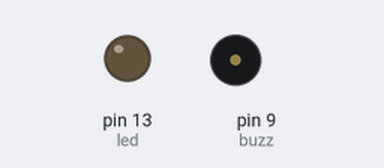
The sketch below on a simulated Arduino Uno, built with avr-gcc and run on an emulated ATmega328P. On the bench: output pins drawn as LEDs (lit = HIGH), buzzer (waves = sounding).

Above: at 0.1 s.
Timing chart, 0 to 40.0 s (numbered marks = the images above):
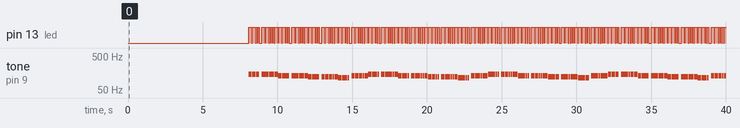

Measured:
- by itself, tone on pin 9 (buzz): plays 146 Hz for 0.23 s, 146 Hz for 0.23 s, 146 Hz for 0.11 s, 146 Hz for 0.11 s, 146 Hz for 0.23 s, 146 Hz for 0.23 s … (160 notes in this stretch)

The sketch:

megalovania_piezo_4.ino
```cpp
// Based on score by https://musescore.com/jestermusician/undertale_megalovania
// Program written by Peter Schaedler, 2016

#define buzz 9
#define led 13
#define beat 500 // = 60 s / 120 bpm * 1000 ms

#define cnat 16.35
#define csharp 17.32
#define dnat 18.35
#define eb 19.45
#define enat 20.60
#define fnat 21.83
#define fsharp 23.12
#define gnat 24.50
#define gsharp 25.96
#define anat 27.50
#define bb 29.14
#define bnat 30.87

#define oct(note, octave) note * pow(2, octave)

void setup() {
  pinMode(led, OUTPUT);
}

void loop() {
  // Measure 1
  rest(16.125); // extra .125 for latency

  // 5
  play(dnat, 3, .5);
  play(dnat, 3, .5);
  play(dnat, 3, .25);
  play(dnat, 3, .25);
  rest(.25);
  play(dnat, 3, .5);
  play(dnat, 3, .5);
  play(dnat, 3, .25);
  play(dnat, 3, .25);
  play(dnat, 3, .25);
  play(dnat, 3, .5);

  play(cnat, 3, .5);
  play(cnat, 3, .5);
  play(cnat, 3, .25);
  play(cnat, 3, .25);
  rest(.25);
  play(cnat, 3, .5);
  play(cnat, 3, .5);
  play(cnat, 3, .25);
  play(cnat, 3, .25);
  play(cnat, 3, .25);
  play(cnat, 3, .5);

  play(bnat, 2, .5);
  play(bnat, 2, .5);
  play(bnat, 2, .25);
  play(bnat, 2, .25);
  rest(.25);
  play(bnat, 2, .5);
  play(bnat, 2, .5);
  play(bnat, 2, .25);
  play(bnat, 2, .25);
  play(bnat, 2, .25);
  play(bnat, 2, .5);

  play(bb, 2, .5);
  play(bb, 2, .5);
  play(bb, 2, .25);
  play(bb, 2, .25);
  rest(.25);
  play(cnat, 3, .5);
  play(cnat, 3, .5);
  play(cnat, 3, .25);
  play(cnat, 3, .25);
  play(cnat, 3, .25);
  play(cnat, 3, .5);

  // 9
  play(dnat, 3, .5);
  play(dnat, 3, .5);
  play(dnat, 3, .25);
  play(dnat, 3, .25);
  rest(.25);
  play(dnat, 3, .5);
  play(dnat, 3, .5);
  play(dnat, 3, .25);
  play(dnat, 3, .25);
  play(dnat, 3, .25);
  play(dnat, 3, .5);

  play(cnat, 3, .5);
  play(cnat, 3, .5);
  play(cnat, 3, .25);
  play(cnat, 3, .25);
  rest(.25);
  play(cnat, 3, .5);
  play(cnat, 3, .5);
  play(cnat, 3, .25);
  play(cnat, 3, .25);
  play(cnat, 3, .25);
  play(cnat, 3, .5);

  play(bnat, 2, .5);
  play(bnat, 2, .5);
  play(bnat, 2, .25);
  play(bnat, 2, .25);
  rest(.25);
  play(bnat, 2, .5);
  play(bnat, 2, .5);
  play(bnat, 2, .25);
  play(bnat, 2, .25);
  play(bnat, 2, .25);
  play(bnat, 2, .5);

  play(bb, 2, .5);
  play(bb, 2, .5);
  play(bb, 2, .25);
  play(bb, 2, .25);
  rest(.25);
  play(cnat, 3, .5);
  play(cnat, 3, .5);
  play(cnat, 3, .25);
  play(cnat, 3, .25);
  play(cnat, 3, .25);
  play(cnat, 3, .5);

  // Repeat 9
  play(dnat, 3, .5);
  play(dnat, 3, .5);
  play(dnat, 3, .25);
  play(dnat, 3, .25);
  rest(.25);
  play(dnat, 3, .5);
  play(dnat, 3, .5);
  play(dnat, 3, .25);
  play(dnat, 3, .25);
  play(dnat, 3, .25);
  play(dnat, 3, .5);

  play(cnat, 3, .5);
  play(cnat, 3, .5);
  play(cnat, 3, .25);
  play(cnat, 3, .25);
  rest(.25);
  play(cnat, 3, .5);
  play(cnat, 3, .5);
  play(cnat, 3, .25);
  play(cnat, 3, .25);
  play(cnat, 3, .25);
  play(cnat, 3, .5);

  play(bnat, 2, .5);
  play(bnat, 2, .5);
  play(bnat, 2, .25);
  play(bnat, 2, .25);
  rest(.25);
  play(bnat, 2, .5);
  play(bnat, 2, .5);
  play(bnat, 2, .25);
  play(bnat, 2, .25);
  play(bnat, 2, .25);
  play(bnat, 2, .5);

  play(bb, 2, .5);
  play(bb, 2, .5);
  play(bb, 2, .25);
  play(bb, 2, .25);
  rest(.25);
  play(cnat, 3, .5);
  play(cnat, 3, .5);
  play(cnat, 3, .25);
  play(cnat, 3, .25);
  play(cnat, 3, .25);
  play(cnat, 3, .5);

  // 13
  play(dnat, 3, .5);
  play(dnat, 3, .5);
  play(dnat, 3, .25);
  play(dnat, 3, .25);
  rest(.25);
  play(dnat, 3, .5);
  play(dnat, 3, .5);
  play(dnat, 3, .25);
  play(dnat, 3, .25);
  play(dnat, 3, .25);
  play(dnat, 3, .5);

  play(cnat, 3, .5);
  play(cnat, 3, .5);
  play(cnat, 3, .25);
  play(cnat, 3, .25);
  rest(.25);
  play(cnat, 3, .5);
  play(cnat, 3, .5);
  play(cnat, 3, .25);
  play(cnat, 3, .25);
  play(cnat, 3, .25);
  play(cnat, 3, .5);

  play(bnat, 2, .5);
  play(bnat, 2, .5);
  play(bnat, 2, .25);
  play(bnat, 2, .25);
  rest(.25);
  play(bnat, 2, .5);
  play(bnat, 2, .5);
  play(bnat, 2, .25);
  play(bnat, 2, .25);
  play(bnat, 2, .25);
  play(bnat, 2, .5);

  play(bb, 2, .5);
  play(bb, 2, .5);
  play(bb, 2, .25);
  play(bb, 2, .25);
  rest(.25);
  play(cnat, 3, .5);
  play(cnat, 3, .5);
  play(cnat, 3, .25);
  play(cnat, 3, .25);
  play(cnat, 3, .25);
  play(cnat, 3, .5);

  // 17
  play(dnat, 2, .25);
  play(dnat, 2, .25);
  play(dnat, 3, .25);
  rest(.25);
  play(anat, 2, .25);
  rest(.5);
  play(gsharp, 2, .25);
  rest(.25);
  play(gnat, 2, .25);
  rest(.25);
  play(fnat, 2, .5);
  play(dnat, 2, .25);
  play(fnat, 2, .25);
  play(gnat, 2, .25);

  play(cnat, 2, .25);
  play(cnat, 2, .25);
  play(dnat, 3, .25);
  rest(.25);
  play(anat, 2, .25);
  rest(.5);
  play(gsharp, 2, .25);
  rest(.25);
  play(gnat, 2, .25);
  rest(.25);
  play(fnat, 2, .5);
  play(dnat, 2, .25);
  play(fnat, 2, .25);
  play(gnat, 2, .25);

  play(bnat, 1, .25);
  play(bnat, 1, .25);
  play(dnat, 3, .25);
  rest(.25);
  play(anat, 2, .25);
  rest(.5);
  play(gsharp, 2, .25);
  rest(.25);
  play(gnat, 2, .25);
  rest(.25);
  play(fnat, 2, .5);
  play(dnat, 2, .25);
  play(fnat, 2, .25);
  play(gnat, 2, .25);

  play(bb, 1, .25);
  play(bb, 1, .25);
  play(dnat, 3, .25);
  rest(.25);
  play(anat, 2, .25);
  rest(.5);
  play(gsharp, 2, .25);
  rest(.25);
  play(gnat, 2, .25);
  rest(.25);
  play(fnat, 2, .5);
  play(dnat, 2, .25);
  play(fnat, 2, .25);
  play(gnat, 2, .25);

  // 21
  play(bb, 2, .5);
  play(bb, 2, .5);
  play(bb, 2, .25);
  play(bb, 2, .25);
  rest(.25);
  play(bb, 2, .5);
  play(bb, 2, .5);
  play(bb, 2, .25);
  play(bb, 2, .25);
  play(bb, 2, .25);
  play(bb, 2, .5);

  play(cnat, 3, .5);
  play(cnat, 3, .5);
  play(cnat, 3, .25);
  play(cnat, 3, .25);
  rest(.25);
  play(cnat, 3, .5);
  play(cnat, 3, .5);
  play(cnat, 3, .25);
  play(cnat, 3, .25);
  play(cnat, 3, .25);
  play(cnat, 3, .5);

  play(dnat, 3, .5);
  play(dnat, 3, .5);
  play(dnat, 3, .25);
  play(dnat, 3, .25);
  rest(.25);
  play(dnat, 3, .5);
  play(dnat, 3, .5);
  play(dnat, 3, .25);
  play(dnat, 3, .25);
  play(dnat, 3, .25);
  play(dnat, 3, .5);

  play(csharp, 3, .5);
  play(csharp, 3, .5);
  play(csharp, 3, .25);
  play(csharp, 3, .25);
  rest(.25);
  play(csharp, 3, .5);
  play(csharp, 3, .5);
  play(csharp, 3, .25);
  play(eb, 3, .25);
  play(eb, 3, .25);
  play(eb, 3, .5);

  // 25
  play(bb, 2, .5);
  play(bb, 2, .5);
  play(bb, 2, .25);
  play(bb, 2, .25);
  rest(.25);
  play(bb, 2, .5);
  play(bb, 2, .5);
  play(bb, 2, .25);
  play(bb, 2, .25);
  play(bb, 2, .25);
  play(bb, 2, .5);

  play(cnat, 3, .5);
  play(cnat, 3, .5);
  play(cnat, 3, .25);
  play(cnat, 3, .25);
  rest(.25);
  play(cnat, 3, .5);
  play(cnat, 3, .5);
  play(cnat, 3, .25);
  play(cnat, 3, .25);
  play(cnat, 3, .25);
  play(cnat, 3, .5);

  play(dnat, 3, .5);
  play(dnat, 3, .5);
  play(dnat, 3, .25);
  play(dnat, 3, .25);
  rest(.25);
  play(dnat, 3, .5);
  play(dnat, 3, .5);
  play(dnat, 3, .25);
  play(dnat, 3, .25);
  play(dnat, 3, .25);
  play(dnat, 3, .5);

  play(csharp, 3, .5);
  play(csharp, 3, .5);
  play(csharp, 3, .25);
  play(csharp, 3, .25);
  rest(.25);
  play(csharp, 3, .5);
  play(csharp, 3, .5);
  play(csharp, 3, .25);
  play(eb, 3, .25);
  play(eb, 3, .25);
  play(eb, 3, .5);

  // Repeat 21-28
  play(bb, 2, .5);
  play(bb, 2, .5);
  play(bb, 2, .25);
  play(bb, 2, .25);
  rest(.25);
  play(bb, 2, .5);
  play(bb, 2, .5);
  play(bb, 2, .25);
  play(bb, 2, .25);
  play(bb, 2, .25);
  play(bb, 2, .5);

  play(cnat, 3, .5);
  play(cnat, 3, .5);
  play(cnat, 3, .25);
  play(cnat, 3, .25);
  rest(.25);
  play(cnat, 3, .5);
  play(cnat, 3, .5);
  play(cnat, 3, .25);
  play(cnat, 3, .25);
  play(cnat, 3, .25);
  play(cnat, 3, .5);

  play(dnat, 3, .5);
  play(dnat, 3, .5);
  play(dnat, 3, .25);
  play(dnat, 3, .25);
  rest(.25);
  play(dnat, 3, .5);
  play(dnat, 3, .5);
  play(dnat, 3, .25);
  play(dnat, 3, .25);
  play(dnat, 3, .25);
  play(dnat, 3, .5);

  play(csharp, 3, .5);
  play(csharp, 3, .5);
  play(csharp, 3, .25);
  play(csharp, 3, .25);
  rest(.25);
  play(csharp, 3, .5);
  play(csharp, 3, .5);
  play(csharp, 3, .25);
  play(eb, 3, .25);
  play(eb, 3, .25);
  play(eb, 3, .5);

  play(bb, 2, .5);
  play(bb, 2, .5);
  play(bb, 2, .25);
  play(bb, 2, .25);
  rest(.25);
  play(bb, 2, .5);
  play(bb, 2, .5);
  play(bb, 2, .25);
  play(bb, 2, .25);
  play(bb, 2, .25);
  play(bb, 2, .5);

  play(cnat, 3, .5);
  play(cnat, 3, .5);
  play(cnat, 3, .25);
  play(cnat, 3, .25);
  rest(.25);
  play(cnat, 3, .5);
  play(cnat, 3, .5);
  play(cnat, 3, .25);
  play(cnat, 3, .25);
  play(cnat, 3, .25);
  play(cnat, 3, .5);

  play(dnat, 3, .5);
  play(dnat, 3, .5);
  play(dnat, 3, .25);
  play(dnat, 3, .25);
  rest(.25);
  play(dnat, 3, .5);
  play(dnat, 3, .5);
  play(dnat, 3, .25);
  play(dnat, 3, .25);
  play(dnat, 3, .25);
  play(dnat, 3, .5);

  play(csharp, 3, .5);
  play(csharp, 3, .5);
  play(csharp, 3, .25);
  play(csharp, 3, .25);
  rest(.25);
  play(csharp, 3, .5);
  play(csharp, 3, .5);
  play(csharp, 3, .25);
  play(eb, 3, .25);
  play(eb, 3, .25);
  play(eb, 3, .5);

  // 29
}

void play(double note, int octave, double note_val) {
  digitalWrite(led, HIGH);
  tone(buzz, oct(note, octave));
  delay((beat * note_val) - 20);
  noTone(buzz);
  digitalWrite(led, LOW);
  delay(20);
}

void rest(double note_val) {
  delay(beat * note_val);
}

void vibrato(double note, int octave, double note_val) {
  for (int i = 0; i < 4; i++) {
    tone(buzz, oct(note, octave));
    delay(beat * note_val / 16);
    tone(buzz, oct(note, octave) - 20);
    delay(beat * note_val / 16);
    tone(buzz, oct(note, octave));
    delay(beat * note_val / 16);
    tone(buzz, oct(note, octave) + 20);
    delay(beat * note_val / 16);
  }
}
```
